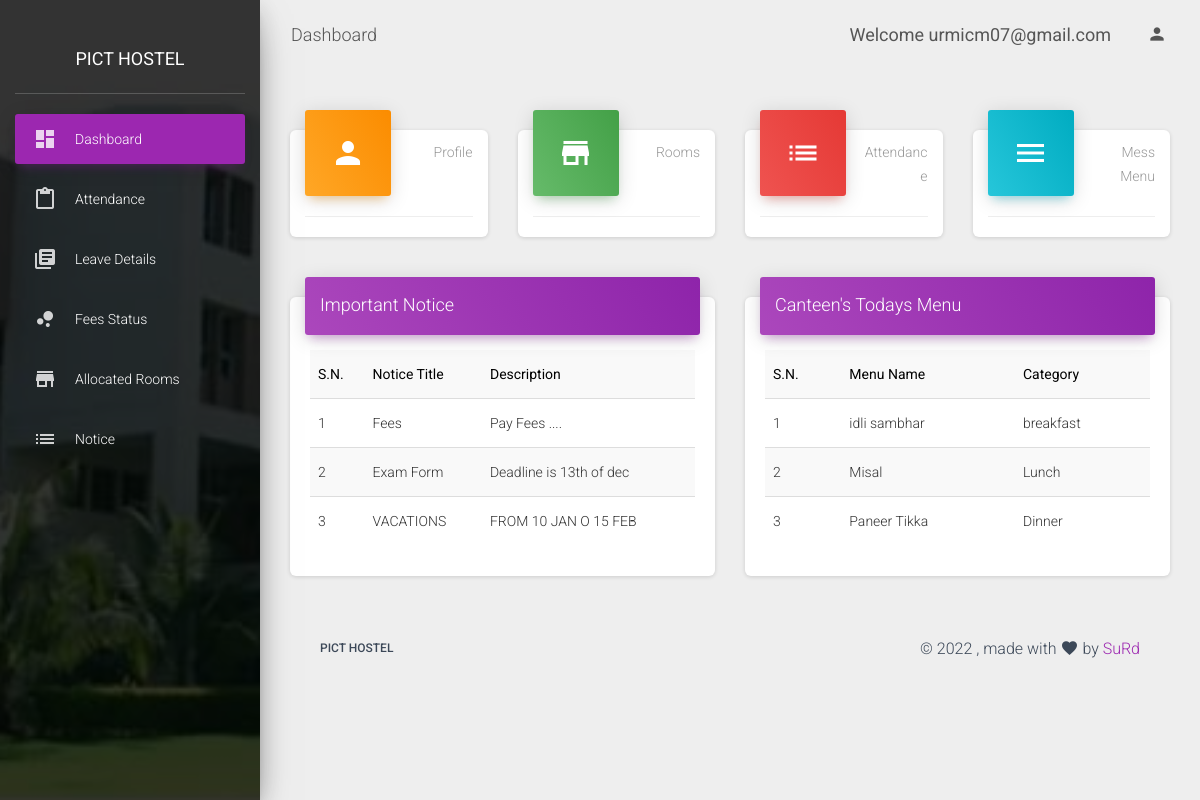
Screenshot of /dash/officer_dashboard/dashboard.php (signed in) with the database file from the repository.
### tables this page shows
CREATE TABLE `registration` (
  `id` int(11) NOT NULL,
  `F_name` varchar(250) NOT NULL,
  `L_name` varchar(250) NOT NULL,
  `reg_no` varchar(11) NOT NULL,
  `mobile_no` varchar(11) NOT NULL,
  `Father_name` varchar(255) NOT NULL,
  `Father_no` varchar(11) NOT NULL,
  `gender` varchar(255) NOT NULL,
  `email` varchar(250) NOT NULL,
  `year` varchar(255) NOT NULL,
  `branch` varchar(255) NOT NULL,
  `Nationality` varchar(250) NOT NULL,
  `State` varchar(250) NOT NULL,
  `city` varchar(250) NOT NULL,
  `pincode` int(11) NOT NULL,
  `pass` varchar(255) NOT NULL,
  `valid` varchar(25) NOT NULL,
  `cat_id` int(25) NOT NULL,
  `token` varchar(25) NOT NULL,
  `created_at` datetime DEFAULT current_timestamp(),
  `typedoc` varchar(255) NOT NULL,
  `address_doc` varchar(250) NOT NULL,
  `fee_doc` varchar(255) NOT NULL,
  `hostel_fee` varchar(250) NOT NULL,
  `feespaid` varchar(10) NOT NULL DEFAULT 'No',
  `rooms_booked` varchar(250) NOT NULL,
  `roomtype` varchar(25) NOT NULL
);

CREATE TABLE `notice` (
  `id` int(11) NOT NULL,
  `title` varchar(150) NOT NULL,
  `description` varchar(200) NOT NULL
);

CREATE TABLE `menu` (
  `id` int(25) NOT NULL,
  `menu` varchar(50) NOT NULL,
  `category` varchar(50) NOT NULL
);

### dash/officer_dashboard/dashboard.php (the view, shortened to what this page needs)
<?php
include 'config.php';
if (isset($_SESSION['id'])) {
    $id = $_SESSION['id'];
    $sql = "select * from registration where id=" . $id;
    $result = mysqli_query($conn, $sql);
    if (mysqli_num_rows($result) > 0) {
        $row = mysqli_fetch_assoc($result);
    } else {
        $errorMsg = 'Could not Find Any Record';
    }
}
?>
    <!DOCTYPE html>
    <html lang="en">
    <head>
        <link rel="stylesheet" href="https://maxcdn.bootstrapcdn.com/font-awesome/latest/css/font-awesome.min.css">
        <link href="../assets/css/material-dashboard.css?v=2.1.0" rel="stylesheet" />
    </head>
    <body class="light-edition">
        <div class="wrapper ">
            <div class="sidebar" data-color="purple" data-background-color="black" data-image="../assets/img/pict.jpeg">
                <div class="logo"><a href="#" class="simple-text logo-normal">
            PICT HOSTEL
        </a></div>
                <div class="sidebar-wrapper">
                    <ul class="nav">
                        <li class="nav-item active  ">
                            <a class="nav-link" href="./dashboard.php">
                                <i class="material-icons">dashboard</i>
                                <p>Dashboard</p>
                            </a>
                        </li>
                        <li class="nav-item ">
                            <a class="nav-link" href="#">
                                <i class="material-icons">content_paste</i>
                                <p>Attendance</p>
                            </a>
                        </li>
                        <li class="nav-item ">
                            <a class="nav-link" href="./oleavedetails.php">
                                <i class="material-icons">library_books</i>
                                <p>Leave Details</p>
                            </a>
                        </li>
                        <li class="nav-item ">
                            <a class="nav-link" href="#">
                                <i class="material-icons">bubble_chart</i>
                                <p>Fees Status</p>
                            </a>
                        </li>
                        <li class="nav-item ">
                            <a class="nav-link" href="./Room_allocation.php">
                                <i class="material-icons">store</i>
                                <p>Allocated Rooms</p>
                            </a>
                        </li>
                        <li class="nav-item ">
                            <a class="nav-link" href="./notice.php">
                                <i class="material-icons">list</i>
                                <p>Notice</p>
                            </a>
                        </li>
                    </ul>
                </div>
            </div>
            <div class="main-panel">
                <nav class="navbar navbar-expand-lg navbar-transparent navbar-absolute fixed-top " id="navigation-example">
                    <div class="container-fluid">
                        <div class="navbar-wrapper">
                            <a class="navbar-brand" href="javascript:void(0)">Dashboard</a>
                        </div>
                        <div class="collapse navbar-collapse justify-content-end">
                            <form class="navbar-form">
                                <div class="input-group no-border">
                                    <a class="navbar-brand" href="javascript:void(0)"><strong>Welcome <?php echo $row['email'];?></strong></a>
                                    <div class="ripple-container"></div>
                                </div>
                            </form>
                            <ul class="navbar-nav">
                                <li class="nav-item dropdown">
                                    <a class="nav-link" href="#pablo" id="navbarDropdownProfile" data-toggle="dropdown" aria-haspopup="true" aria-expanded="false">
                                        <i class="material-icons">person</i>
                                    </a>
                                </li>
                            </ul>
                        </div>
                    </div>
                </nav>
                <div class="content">
                    <div class="container-fluid">
                        <div class="row">
                            <div class="col-xl-3 col-lg-6 col-md-6 col-sm-6">
                                <div class="card card-stats">
                                    <div class="card-header card-header-warning card-header-icon">
                                        <div class="card-icon">
                                            <i class="material-icons">person</i>
                                        </div>
                                        <p class="card-category">Profile</p>
                                    </div>
                                    <div class="card-footer">
                                    </div>
                                </div>
                            </div>
                            <div class="col-xl-3 col-lg-6 col-md-6 col-sm-6">
                                <div class="card card-stats">
                                    <div class="card-header card-header-success card-header-icon">
                                        <div class="card-icon">
                                            <i class="material-icons">store</i>
                                        </div>
                                        <p class="card-category">Rooms</p>
                                    </div>
                                    <div class="card-footer">
                                    </div>
                                </div>
                            </div>
                            <div class="col-xl-3 col-lg-6 col-md-6 col-sm-6">
                                <div class="card card-stats">
                                    <div class="card-header card-header-danger card-header-icon">
                                        <div class="card-icon">
                                            <i class="material-icons">list</i>
                                        </div>
                                        <p class="card-category">Attendance</p>
                                    </div>
                                    <div class="card-footer">
                                    </div>
                                </div>
                            </div>
                            <div class="col-xl-3 col-lg-6 col-md-6 col-sm-6">
                                <div class="card card-stats">
                                    <div class="card-header card-header-info card-header-icon">
                                        <div class="card-icon">
                                            <i class="material-icons">menu</i>
                                        </div>
                                        <p class="card-category">Mess Menu</p>
                                    </div>
                                    <div class="card-footer">
                                    </div>
                                </div>
                            </div>
                        </div>
                        <div class="row">
                            <div class="col-lg-6 col-md-12">
                                <div class="card">
                                    <div class="card-header card-header-primary">
                                        <h4 class="card-title">Important Notice</h4>
                                    </div>
                                    <div class="row">
                                        <div class="col-md-12">
                                            <div class="card-body">
                                                <div class="table-responsive">
                                                    <div class="panel">
                                                        <div class="table-responsive">
                                                            <table class="table table-striped title1">
                                                                <tr style="color:black">
                                                                    <td><b>S.N.</b></td>
                                                                    <td><b>Notice Title</b></td>
                                                                    <td><b>Description</b></td>
                                                                </tr>
                                                                <?php
                                                            $sql = "SELECT * from notice";
                                                            $result = $conn->query($sql);
                                                            $i = 1;
                                                            while ($row = $result->fetch_assoc()) {
                                                            ?>
                                                                    <tr>
                                                                        <td>
                                                                        <?php echo $i; ?>
                                                                        </td>
                                                                        <td>
                                                                            <?php echo $row['title']; ?>
                                                                        </td>
                                                                        <td>
                                                                            <?php echo $row['description']; ?>
                                                                        </td>
                                                                    </tr>
                                                                    <?php $i++;
                                                            }
                                                            ?>
                                                            </table>
                                                        </div>
                                                    </div>
                                                </div>
                                            </div>
                                        </div>
                                    </div>
                                </div>
                            </div>
                            <div class="col-lg-6 col-md-12">
                                <div class="card">
                                    <div class="card-header card-header-primary">
                                        <h4 class="card-title">Canteen's Todays Menu</h4>
                                    </div>
                                    <div class="card-body">
                                        <div class="table-responsive">
                                            <div class="panel">
                                                <div class="table-responsive">
                                                    <table class="table table-striped title1">
                                                        <tr style="color:black">
                                                            <td><b>S.N.</b></td>
                                                            <td><b>Menu Name</b></td>
                                                            <td><b>Category</b></td>
                                                        </tr>
                                                        <?php
                                                    $sql = "SELECT * from menu";
                                                    $result = $conn->query($sql);
                                                    $i = 1;
                                                    while ($row = $result->fetch_assoc()) {
                                                    ?>
                                                            <tr>
                                                                <td>
                                                                    <?php echo $i; ?>
                                                                </td>
                                                                <td>
                                                                    <?php echo $row['menu']; ?>
                                                                </td>
                                                                <td>
                                                                    <?php echo $row['category']; ?>
                                                                </td>
                                                            </tr>
                                                            <?php $i++;
                                                    }
                                                    ?>
                                                    </table>
                                                </div>
                                            </div>
                                        </div>
                                    </div>
                                </div>
                            </div>
                        </div>
                        <footer class="footer">
                            <div class="container-fluid">
                                <nav class="float-left">
                                    <ul>
                                        <li>
                                            <a href="#">
                    PICT HOSTEL
                </a>
                                        </li>
                                    </ul>
                                </nav>
                                <div class="copyright float-right" id="date">
                                    , made with <i class="material-icons">favorite</i> by
                                    <a href="#" target="_blank"> SuRd</a>
                                </div>
                            </div>
                        </footer>
                    </div>
                </div>
    </body>
    </html>

### rows the page displays
registration: email "urmicm07@gmail.com"
notice: title "Fees", description "Pay Fees ...."
notice: title "Exam Form", description "Deadline is 13th of dec"
notice: title "VACATIONS", description "FROM 10 JAN O 15 FEB"
menu: menu "idli sambhar", category "breakfast"
menu: menu "Misal", category "Lunch"
menu: menu "Paneer Tikka", category "Dinner"
